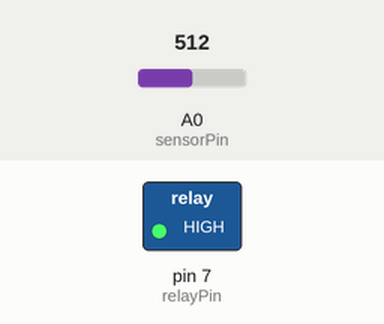
A sketch run on a simulated Arduino Uno, built with avr-gcc and run on an emulated ATmega328P. Parts: switched loads named in the sketch (green lamp = pin HIGH). The inputs (shaded band) are chosen by the test bench; at power-on: A0 (sensorPin) = 512.

Above: at 2.8 s.
2.9 s: A0 (sensorPin) set to 482
At 5.2 s:
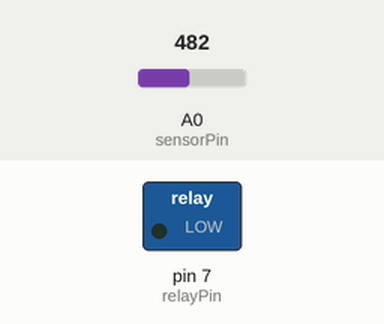
5.6 s: A0 (sensorPin) set to 510
At 6.8 s:
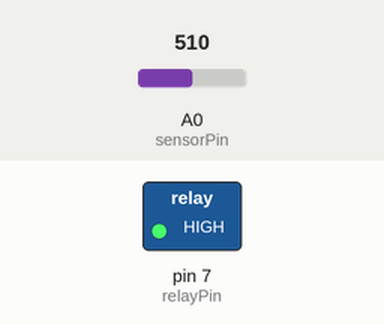
8.3 s: A0 (sensorPin) set to 490
At 11.0 s:
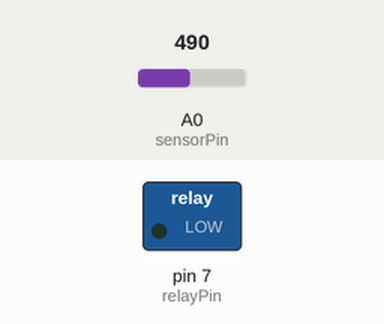
Timing chart, 0 to 12.5 s (numbered marks = the images above; inputs shaded):
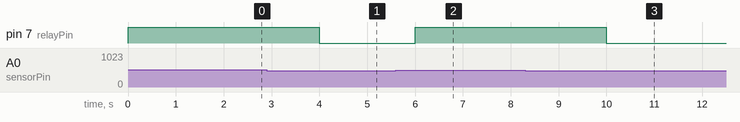

The sketch:

Smart_Irrigation_System.ino
```cpp
// Simple Smart Irrigation System
// Turns ON pump when soil is dry, turns OFF when soil is wet

int sensorPin = A0;      // Soil moisture sensor connected to A0
int relayPin = 7;        // Relay control pin
int sensorValue = 0;     // To store sensor reading
int threshold = 500;     // Change this value after calibration

void setup() {
  pinMode(relayPin, OUTPUT);
  Serial.begin(9600);
}

void loop() {
  sensorValue = analogRead(sensorPin);  // Read soil moisture

  if (sensorValue > threshold) {
    // Soil is dry → turn ON pump
    digitalWrite(relayPin, HIGH);
  } else {
    // Soil is wet → turn OFF pump
    digitalWrite(relayPin, LOW);
  }
  delay(2000); // Wait 2 seconds before next reading
}
```

Measured:
- the behaviour switches between 501 and 500 on A0 (sensorPin) (found by bisection; images 0 and 1)
- after the input at 2.9 s, pin 7 (relayPin): HIGH → LOW after 1.1 s
- after the input at 5.6 s, pin 7 (relayPin): LOW → HIGH after 0.40 s
- after the input at 8.3 s, pin 7 (relayPin): HIGH → LOW after 1.7 s
